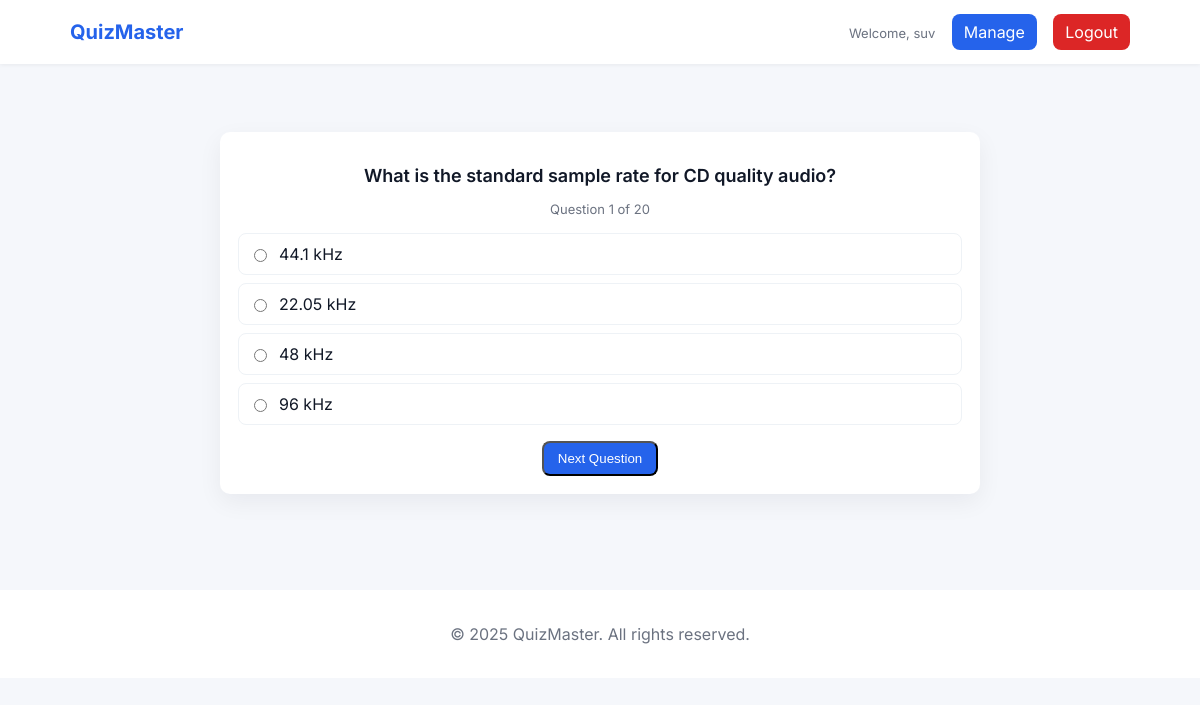
Page /quiz/2/ (signed in) on the committed database.
### Quiz_App/models.py (models this page shows, shortened)
class Question(models.Model):
    category = models.ForeignKey(
        Category,
        related_name='questions', # Allows accessing questions from a category object, e.g., category.questions.all()
        on_delete=models.CASCADE,
        help_text="The category this question belongs to."
    )
    question_text = models.CharField(max_length=255, help_text="The text of the question.")
    marks = models.IntegerField(default=1, help_text="The points awarded for a correct answer.")
    created_at = models.DateTimeField(auto_now_add=True, help_text="The date and time this question was created.")
    class Meta:
        ordering = ['-created_at']

class Answer(models.Model):
    question = models.ForeignKey(
        Question,
        related_name='answers', # Allows accessing answers from a question object, e.g., question.answers.all()
        on_delete=models.CASCADE,
        help_text="The question this answer is associated with."
    )
    answer_text = models.CharField(max_length=255, help_text="The text of the answer choice.")
    is_correct = models.BooleanField(default=False, help_text="Mark this if the answer is correct.")

### Quiz_App/views.py (the view, shortened to what this page needs)
# urls.py: path('quiz/<int:category_id>/', views.quiz, name='quiz'),
@login_required
def quiz(request, category_id):
    category = get_object_or_404(Category, id=category_id)
    if 'quiz_questions' not in request.session or request.session.get('current_category_id') != category_id:
        questions = list(category.questions.all())
        random.shuffle(questions)
        request.session['quiz_questions'] = [q.id for q in questions]
        request.session['score'] = 0
        request.session['question_number'] = 0
        request.session['current_category_id'] = category_id
    question_ids = request.session['quiz_questions']
    question_number = request.session['question_number']
    if question_number >= len(question_ids):
        return redirect('results', category_id=category_id)
    current_question_id = question_ids[question_number]
    question = get_object_or_404(Question, id=current_question_id)
    context = {
        'question': question,
        'category': category,
        'total_questions': len(question_ids)
    }
    return render(request, 'quiz.html', context)
    return render(request, 'quiz.html', context)

### Quiz_App/templates/Quiz_App/quiz.html (shortened to what this page needs)
{% extends 'Quiz_App/base.html' %}
{% block content %}
<div class="container">
    <div class="quiz-card card">
        <div class="center">
            <h2 class="question">{{ question.question_text }}</h2>
            <p class="small">Question {{ request.session.question_number|add:1 }} of {{ total_questions }}</p>
        </div>
        <form method="post" action="{% url 'quiz' category.id %}" class="mt-4">
            <div class="options">
                {% for answer in question.answers.all %}
                <label class="option">
                    <input type="radio" name="answer" value="{{ answer.id }}">
                    <div>{{ answer.answer_text }}</div>
                </label>
                {% endfor %}
            </div>
            <div class="actions center mt-4">
                <button type="submit" class="btn">Next Question</button>
            </div>
        </form>
    </div>
</div>
{% endblock %}

### Quiz_App/templates/Quiz_App/base.html (shortened to what this page needs)
{% load static %}
<!DOCTYPE html>
<html lang="en">
<head>
    <link href="{% static 'css/site.css' %}" rel="stylesheet">
</head>
<body>
    <header class="header">
        <div class="header-inner">
            <a href="{% url 'home' %}" class="brand">QuizMaster</a>
            <div class="nav-links">
                {% if user.is_authenticated %}
                    <span class="small">Welcome, {{ user.username }}</span>
                    {% if user.is_staff or user.is_superuser %}
                        <a href="{% url 'host_dashboard' %}" class="btn" style="margin-left:12px">Manage</a>
                    {% endif %}
                    <a href="{% url 'logout' %}" class="btn danger" style="margin-left:12px">Logout</a>
                {% else %}
                    <a href="{% url 'login' %}" class="btn-inline">Login</a>
                    <a href="{% url 'register' %}" class="btn" style="margin-left:12px">Sign Up</a>
                {% endif %}
            </div>
        </div>
    </header>
    <main class="main">
        <div class="container">
            {% block content %}{% endblock %}
        </div>
    </main>
    <footer class="footer">
        <div>
            <p>&copy; 2025 QuizMaster. All rights reserved.</p>
        </div>
    </footer>
</body>
</html>

### Quiz_App/static/css/site.css (style rules this page uses)
:root { --bg:#f5f7fb; --card:#ffffff; --muted:#6b7280; --text:#111827; --primary:#2563eb; --danger:#dc2626; --radius:10px; }
* { box-sizing:border-box }
html,body { height:100%;margin:0;font-family:Inter,system-ui,Segoe UI,Roboto,-apple-system,"Helvetica Neue",Arial;color:var(--text);background:var(--bg) }
.container { max-width:1100px;margin:0 auto;padding:20px }
.header { background:var(--card);box-shadow:0 1px 4px rgba(0,0,0,0.06); }
.header-inner { display:flex;align-items:center;justify-content:space-between;max-width:1100px;margin:0 auto;padding:14px 20px }
.brand { font-weight:700;color:var(--primary);text-decoration:none;font-size:20px }
.nav-links a { margin-left:12px;color:var(--muted);text-decoration:none }
.header .brand { font-weight:700;color:var(--primary);text-decoration:none }
.header .nav-links a { margin-left:12px;color:var(--muted);text-decoration:none }
.header .nav-links a.btn { color:#fff;background:var(--primary);padding:8px 12px;border-radius:8px }
.header .nav-links a.btn.danger { background:var(--danger);color:#fff }
.main { padding:28px 20px }
.footer { background:var(--card);padding:18px 20px;text-align:center;color:var(--muted);margin-top:28px }
.card { background:var(--card);border-radius:var(--radius);padding:18px;box-shadow:0 8px 24px rgba(15,23,42,0.06) }
.btn { display:inline-block;padding:8px 14px;border-radius:8px;text-decoration:none;color:#fff;background:var(--primary) }
.btn.danger { background:var(--danger) }
.actions { margin-top:14px }
.small { font-size:13px;color:var(--muted) }
.quiz-card { max-width:760px;margin:0 auto }
.question { font-size:18px;font-weight:600 }
.options { margin-top:12px }
.option { display:flex;align-items:center;padding:10px;border:1px solid #eef2f6;border-radius:8px;margin-bottom:8px }
.option input { margin-right:12px }
.center { text-align:center }
.mt-4 { margin-top:16px }

### Quiz_App/templates/Quiz_App/base.html (style rules this page uses)
body { font-family: 'Inter', sans-serif; }

### rows in the picture
Question: question_text "What is the standard sample rate for CD quality audio?"
Answer: answer_text "44.1 kHz"
Answer: answer_text "22.05 kHz"
Answer: answer_text "48 kHz"
Answer: answer_text "96 kHz"

### other values in the picture
{{ user.username }} "suv"
{{ request.session.question_number|add:1 }} "1"
{{ total_questions }} "20"
